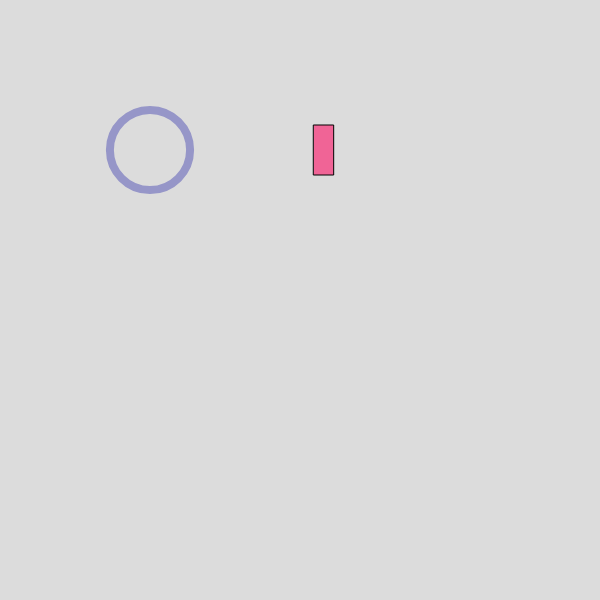
Frame 1 (no input)
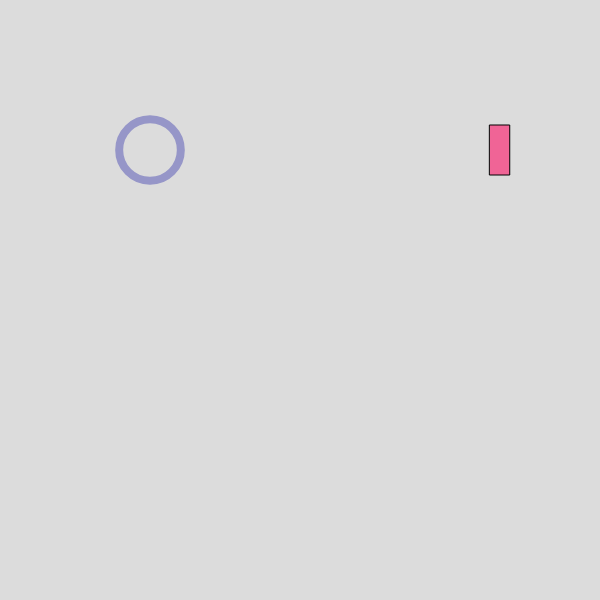
Frame 60 (no input)
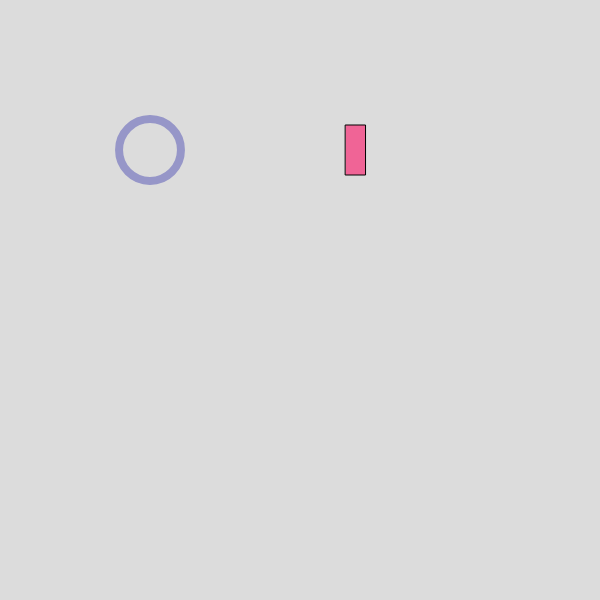
Frame 120 (the mouse pressed at the canvas centre since frame 60)

The p5.js sketch that drew these frames (run headless with seeded random() and noise() and a simulated clock; from frame 60 on, the mouse is pressed at the canvas centre):

// p5.js sketch
// ── sketch.js
// Project Title
// Your Name
// Date
//
// Extra for Experts:
// - describe what you did to take this project "above and beyond"

let t = 0;
let posX = 320;

function setup() {
  createCanvas(600, 600);
  ellipseMode(CENTER);
  rectMode(CENTER);
}

function draw() {
  background(220);
  let r = noise(t);
  ring(r);
  block(r);
  t += 0.01;
}

function ring(r){
  r = map(r,0,1,40,100)
  strokeWeight(8);
  fill(220);
  stroke(150,150,200);
  circle(150, 150, r);
  strokeWeight(1);
  stroke(0);
}

function block(r){
  r = map(r,0,1,1,5);
  posX += r;
  fill(240,100,150);
  if (posX>610){posX=320}
  rect(posX,150,20,50);
}
